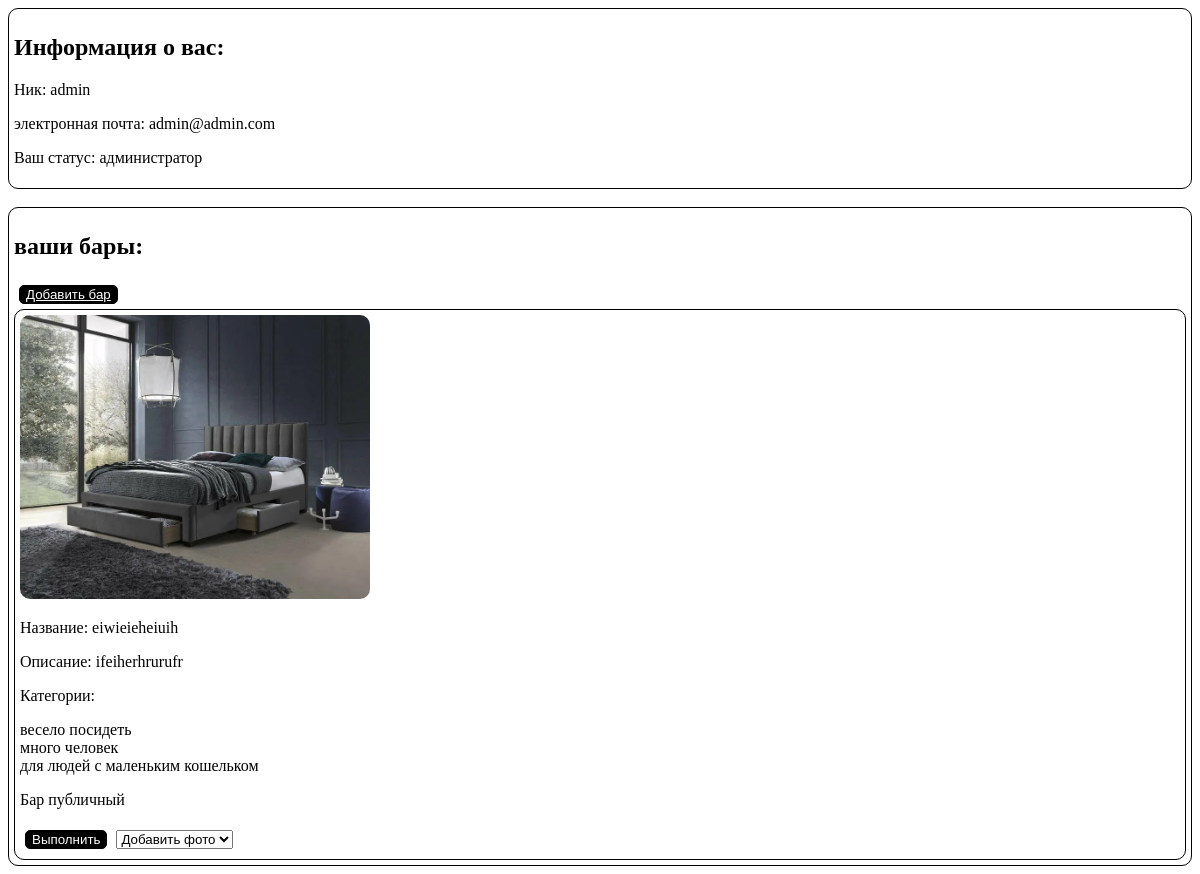
The page /users/profile/ (signed in) on the database its author committed.
### users/models.py (models this page shows, shortened)
class Users(AbstractUser):
    user_status = models.ForeignKey(
        to=Status,
        on_delete=models.CASCADE,
        default=1
    )

class Status(models.Model):
    status_name = models.CharField(max_length=100)
    def __str__(self):
        return self.status_name

### bars/models.py (models this page shows, shortened)
class Bars(models.Model):
    owner_bar = models.ForeignKey(
        to=Users,
        on_delete=models.CASCADE
    )
    name = models.CharField(max_length=100)
    description = models.CharField(max_length=100)
    img = models.ImageField(upload_to='bars_img')
    bar_category = models.ManyToManyField(
        to=Category,
        db_index=True
    )
    public = models.BooleanField(
        default=True,
        db_index=True
    )

class Category(models.Model):
    cat_name = models.CharField(max_length=100)
    def __str__(self):
        return self.cat_name

### users/views.py (the view, shortened to what this page needs)
# urls.py: path('profile/', views.Profile.as_view(), name='profile'),
class Profile(View):
    def get(self, request):
        u = self.request.user.pk
        user = Users.objects.get(pk=u)
        user_bars = Bars.objects.filter(owner_bar=u)
        status = ''
        return render(request, 'users/profile.html', {'user': user, 'user_bars': user_bars, 'status': status})

### users/templates/users/profile.html (shortened to what this page needs)
<!DOCTYPE html>
<html lang="ru">
<head>
    {% load static %}
    <link rel="stylesheet" href="{% static 'bars/styles.css' %}">
</head>
<body>
    <div>
        <h2>Информация о вас:</h2>
        <p>Ник: {{user.username}}</p>
        <p>электронная почта: {{user.email}}</p>
        <p>Ваш статус: {{user.user_status}}</p>
    </div>
    <br>
    <div>
        <h2>ваши бары:</h2>
        <button type="button">
            <a href="{% url 'bars:add_bar' %}">Добавить бар</a>
        </button>
        {% for i in user_bars %}
        <br>
        <div>
            <img src="{{ i.img.url }}" alt="где фото?">
            <p>Название: {{i.name}}</p>
            <p>Описание: {{i.description}}</p>
            <p>Категории:</p>
            {% for cat in i.bar_category.all %}
            {{cat}}<br>
            {% endfor %}
            {% if i.public == True %}
            <p>Бар публичный</p>
            {% else %}
            <p>Бар не публичный</p>
            {% endif %}
            <form method="post">
                <button name="pk_bar" value="{{i.pk}}" type="submit">Выполнить</button>
                <select name="action_bar" id="action_bar">
                    <option value="add_photo">Добавить фото</option>
                </select>
            </form>
        </div>
        {% endfor %}
    </div>
</body>
</html>

### bars/static/bars/styles.css (style rules this page uses)
img { width: 350px; border-radius: 10px; }
button { border: 1px solid black; border-radius: 5px; background: black; color: white; margin: 5px; }
a { color: white; }
div { border: 1px solid black; border-radius: 10px; padding: 5px; }

### rows shown on the page
Users: username "admin", email "admin@admin.com", user_status "администратор"
Bars: img (picture), name "eiwieieheiuih", description "ifeiherhrurufr", public "Бар публичный", {{ i.pk }} 15 (drawn)
Category: cat_name "весело посидеть"
Category: cat_name "много человек"
Category: cat_name "для людей с маленьким кошельком"
